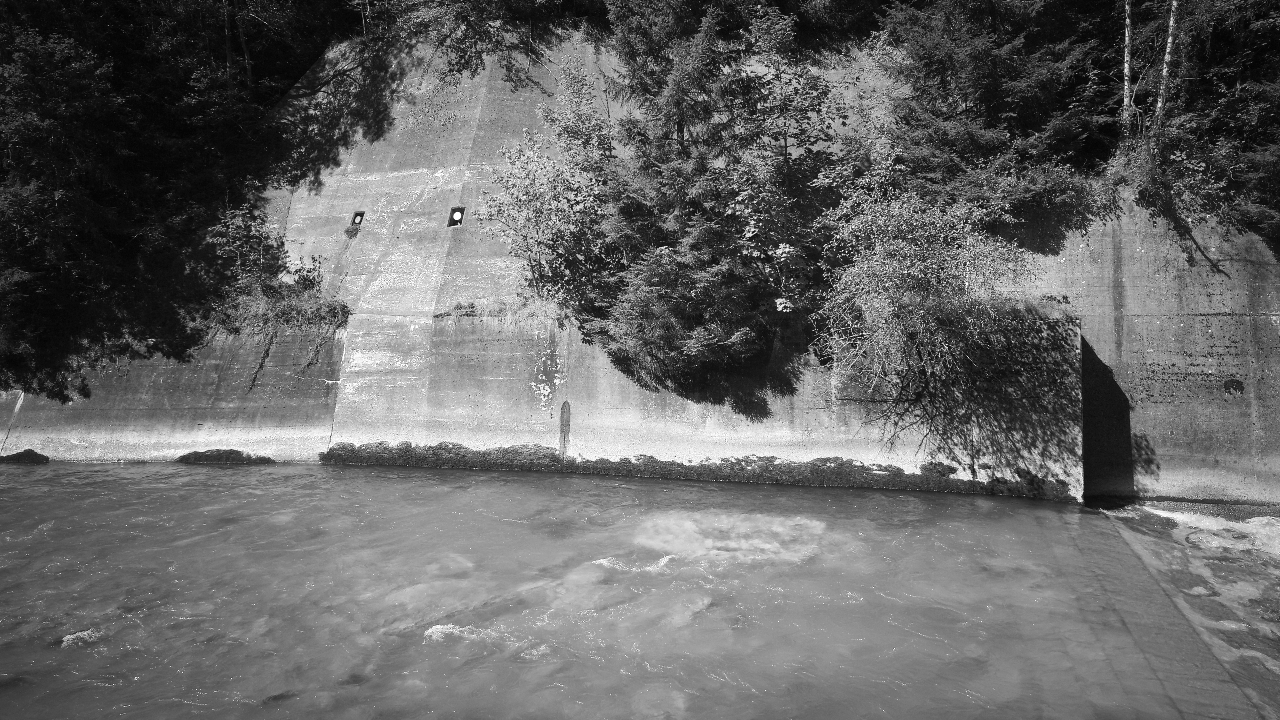
#> input picture 1/fig.png, 1280 x 720 px, found by its file name
$ jupyter execute --allow-errors Relazione.ipynb
#> lines starting #> are read from the running program, lines starting #| are printed output that depends on the picture
# Relazione – Laboratori di Data Science (Algebra Lineare)

Questa relazione raccoglie lo svolgimento degli esercizi del **Foglio 3 – Algebra Lineare**
del corso di Data Science (Laurea in Fisica, Alma Mater Studiorum – Università di Bologna,
a.a. 2025/2026).

Per tutto il codice, si rimanda alla repository GitHub:
🔗 [Laboratori-Data-Science](https://github.com/CetrioloRiick/Laboratori-Data-Science.git)

## Esercizio 1

Il codice svolge i seguenti passaggi principali:

- Effettua una **query** su material Materials Project, dove vengono richiesti tutti i composti binari, con i campi `FIELDS` di interesse
- Divide i dati tra le variabili X e Y, nella prima un array di dati, ogni dato è un array con le 10 features; nella seconda l'array di band gap .
- Le 2 variabili vengono salvate su file tramite la libreria **pickle** per evitare di ripetere il download ad ogni run del programma.
- X e Y vengono divisi nei dataset di train (70%) e di test (30%) tramite la funzione `train_test_split` di **scikit-learn**.
- Tramite un metodo di `pandas.DataFrame` .

**Nota:** nel calcolo degli autovalori la parte immaginaria viene troncata in quanto "piccola", nel caso questo non avvenisse matplotlib segnalerebbe il casting di quest'ultima non sapendola rappressentare sul piano

[cell 1]
import numpy as np
import matplotlib.pyplot as plt

A = np.array([[-1, 1], [-1, -1]], dtype=float)

eigvals, P = np.linalg.eig(A)
inv_P = np.linalg.inv(P)

t = np.linspace(0, 5, 200)

E_list = []
for ti in t:
    Dti = np.diag(np.exp(eigvals * ti))
    Eti = P @ Dti @ inv_P
    Eti = np.real_if_close(Eti)
    E_list.append(Eti)

E = np.stack(E_list, axis=0)

fig, ax = plt.subplots(4, 1, figsize=(7, 10), sharex=True)

labels = ["(1,1)", "(1,2)", "(2,1)", "(2,2)"]
indices = [(0, 0), (0, 1), (1, 0), (1, 1)]

for i, (row, col) in enumerate(indices):
    ax[i].plot(t, E[:, row, col], label=f"Elemento {labels[i]}")
    ax[i].legend(loc="best")
    ax[i].grid(True)
    ax[i].set_ylabel(f"{labels[i]}")

ax[-1].set_xlabel("t")
fig.suptitle("Elementi della matrice $e^{At}$", fontsize=14)
plt.tight_layout(rect=[0, 0, 1, 0.97])
plt.show()
#> figure, not shown here; panel 4: curve peaks at x = 0, y = 1

print("Autovalori:", eigvals)
print("Autovettori (colonne di P):\n", P)

### 1b

Il codice svolge i seguenti passaggi principali:

- Si definisce un insieme di dimensioni delle matrici `N` da 3 a 200.
- Per ogni `n`, si creano `s=100` matrici quadrate con elementi gaussiani di deviazione `sigma=1.0`.
- Si calcolano gli autovalori complessi di ciascuna matrice con
- Gli autovalori vengono normalizzati dividendo parte reale e immaginaria per `√n`.
- Si ottiene così la distribuzione scalata degli autovalori, utile per confronti tra dimensioni diverse.
- Per ogni valore di `n`, si produce un grafico degli autovalori nel piano complesso.

**Nota:** Se non si dividono gli autovalori per `√n` questi tenderanno a crescere con la dimensione della matrice, per evitare questo problema bisogna cambiare il sigma della gaussiana in modo che diventi più piccolo all'aumentare di n: `sigma=1/n`

[cell 2]
import numpy as np
import matplotlib.pyplot as plt

N = np.linspace(3, 200, 4, dtype=int)
s = 100
sigma = 1.0
matrices_list = [np.random.normal(0.0, sigma, size=(s, n, n)) for n in N]

eigvals_list = [np.linalg.eigvals(mat) for mat in matrices_list]

eigvals_scaled = [
    (eig.real / np.sqrt(n), eig.imag / np.sqrt(n)) for n, eig in zip(N, eigvals_list)
]

for n, (x, y) in zip(N, eigvals_scaled):
    plt.figure(figsize=(3, 3))
    plt.scatter(x, y, color="blue", marker="x", s=10, alpha=0.6)
    plt.axhline(0, color="black", linewidth=0.8)
    plt.axvline(0, color="black", linewidth=0.8)
    plt.xlabel("Parte reale")
    plt.ylabel("Parte immaginaria")
    plt.title(f"Autovalori normalizzati - Matrice {n}×{n}")
    plt.grid(True, linestyle="--", alpha=0.5)
    plt.tight_layout()

plt.show()
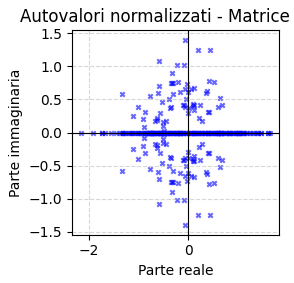
#> figure drawn by matplotlib, 1 panel
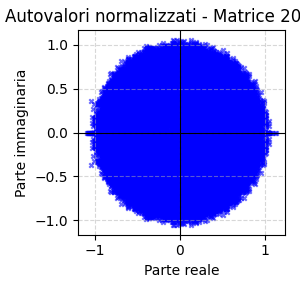
#> figure drawn by matplotlib, 1 panel

### 1c

Il codice svolge i seguenti passaggi principali:

- Utilizzando i metodi della librerua ase, si apre il file `dataset.xyz`
- Si calcola il centro di massa per ogni molecola, torna comoda la funzione `average` per la media pesata.
- Per ogni molecola si calcola il momento di inerzia, si salvano nella lista I.
- Si trovano gli autovalori di I.
- Vengono salvati e ordinati i momenti di inerzia principali nella lista `eigvals`.
- Si classifica la geometria di ogni molecola e si memorizzano i risultati in un dizionario.

[cell 3]
from ase import Atoms
from ase.io import write, read
import numpy as np


def calc_diag_val(x: np.ndarray, y: np.ndarray, m: np.ndarray) -> float:
    return np.sum(m * (np.square(x) + np.square(y)))


def calc_off_val(x: np.ndarray, y: np.ndarray, m: np.ndarray) -> float:
    return -np.sum(m * x * y)


def classify_eigs(vals: np.ndarray, atol: float = 1.0) -> str:
    a, b, c = vals
    if np.isclose(a, b, atol=atol) and np.isclose(b, c, atol=atol):
        return "Sferica"
    if np.isclose(a, b, atol=atol) and b < c:
        return "Oblata"
    if a < b and np.isclose(b, c, atol=atol):
        return "Prolata"
    if a < b < c:
        return "Asimmetrica"
    return "Asimmetrica"


#> (the rest of this cell did not finish here and is left out)

## Esercizio 2

### 2a

Il codice analizza come variano autovalori e valori singolari di una matrice quasi triangolare al variare di un piccolo parametro epsilon.
Quando epsilon = 0 la matrice risulta degenere, con autovalori nulli e non definiti in modo stabile, mentre i valori singolari restano ben determinati e positivi.
Al crescere (in valore assoluto) di epsilon, gli autovalori si separano e assumono valori complessi con moduli differenti, mostrando una forte sensibilità alla perturbazione.
Questo evidenzia come gli autovalori dipendano in modo discontinuo da piccole variazioni della matrice, mentre i valori singolari, legati alla norma e quindi sempre reali e non negativi, risultano più stabili numericamente.

[cell 4]
import numpy as np
import matplotlib.pyplot as plt

epsilon_range = np.linspace(-2e-5, 2e-5, 21)

#> (the rest of this cell did not finish here and is left out)

### 2c

Come si osserva dal grafico delle energie cumulative, intorno all’indice 150 è già conservata oltre la metà dell’energia totale. Scendendo sotto tale soglia, la perdita di informazione diventa rapidamente evidente, con immagini sempre più sgranate e prive di dettaglio.
Il codice ricostruisce progressivamente la matrice dell’immagine utilizzando un numero crescente di valori singolari r, mostrando in ciascun subplot la versione compressa corrispondente.
Si nota come, aumentando r, la qualità visiva migliori in modo non lineare: i primi autovalori catturano le strutture principali dell’immagine, mentre i successivi aggiungono solo dettagli fini.
Questo conferma che la decomposizione SVD consente una compressione efficace, mantenendo gran parte dell’informazione visiva con un numero ridotto di componenti.

[cell 5]
import numpy as np
import matplotlib.pyplot as plt
import matplotlib.image as mpimg


def rgb2gray(rgb):
    return np.dot(rgb[..., :3], [0.2989, 0.5870, 0.1140])


img = mpimg.imread("fig.png")
#> img is the input picture: shape (720, 1280, 4) float32; mean R, G, B, A 0.402, 0.402, 0.402, 1
X = rgb2gray(img)
plt.imshow(X, cmap="gray", vmin=0, vmax=1)

# SINGULAR VALUES
U, S, Vh = np.linalg.svd(X, full_matrices=True)
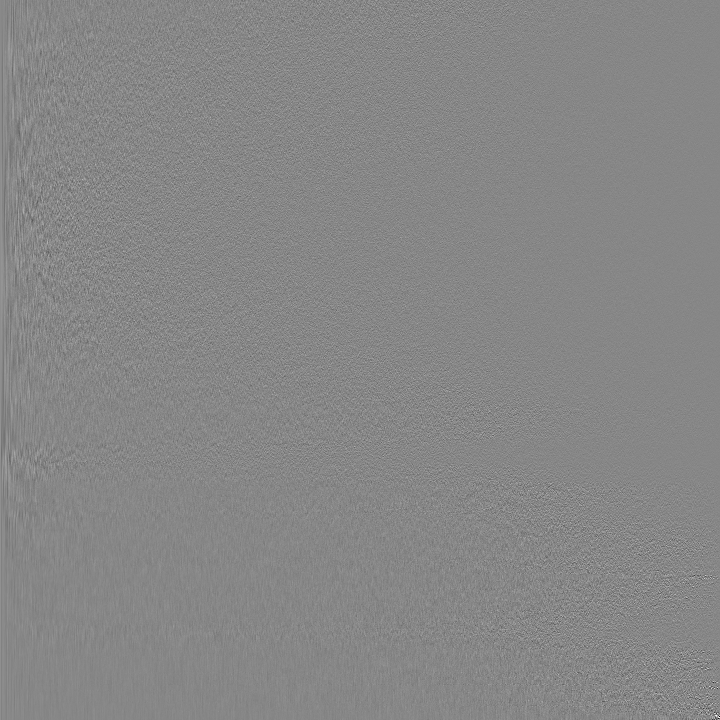
#> U: shape (720, 720) float64; min -0.644, max 0.572, mean 6.28e-05; drawn with min black and max white
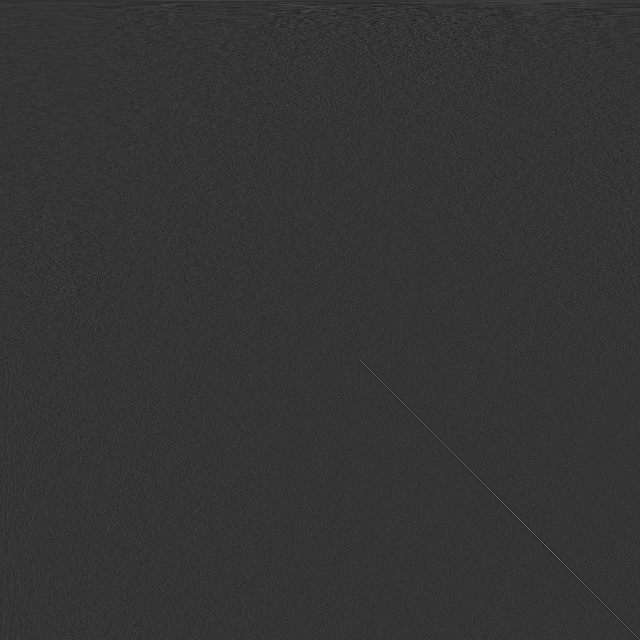
#> Vh: shape (1280, 1280) float64 (shown at 1/2 size); min -0.177, max 0.677, mean 2.3e-05; drawn with min black and max white
#> S = 720 values, max 415.6 at index 0, min 0.218 at index 719, mean 3.92
fig, ax = plt.subplots()
ax.set_xlabel("index")
ax.set_ylabel("singular values")
plt.semilogy()
ax.plot(S, lw=2)

# CUMULATIVE ENERGY
CumEn = np.cumsum(S) / np.sum(S)
#> CumEn = 720 values from 0.147 to 1
fig, ax = plt.subplots()
ax.set_xlabel("index")
ax.set_ylabel("Cumulative Energy")
ax.set_ylim([0, 1.1])
ax.plot(CumEn, lw=2)

# COMPRESSED IMAGE
R = np.linspace(5, 150, 6, dtype=int)
fig, axes = plt.subplots(2, 3, figsize=(12, 8))
axes = axes.ravel()

for i, r in enumerate(R):
    U_tilde = U[:, :r]
    S_tilde = S[:r]
    Vh_tilde = Vh[:r, :]

    X_tilde = U_tilde @ np.diag(S_tilde) @ Vh_tilde

    axes[i].imshow(X_tilde, cmap="gray", vmin=0, vmax=1)
    axes[i].set_title(f"r = {r}")
    axes[i].axis("off")
#> this loop made 6 passes
#> S_tilde on pass 1: [415.6, 85.79, 59.41, 49.64, 32.07]
#> pass 1, `X_tilde = U_tilde @ np.diag(S_tilde) @ Vh_tilde`:
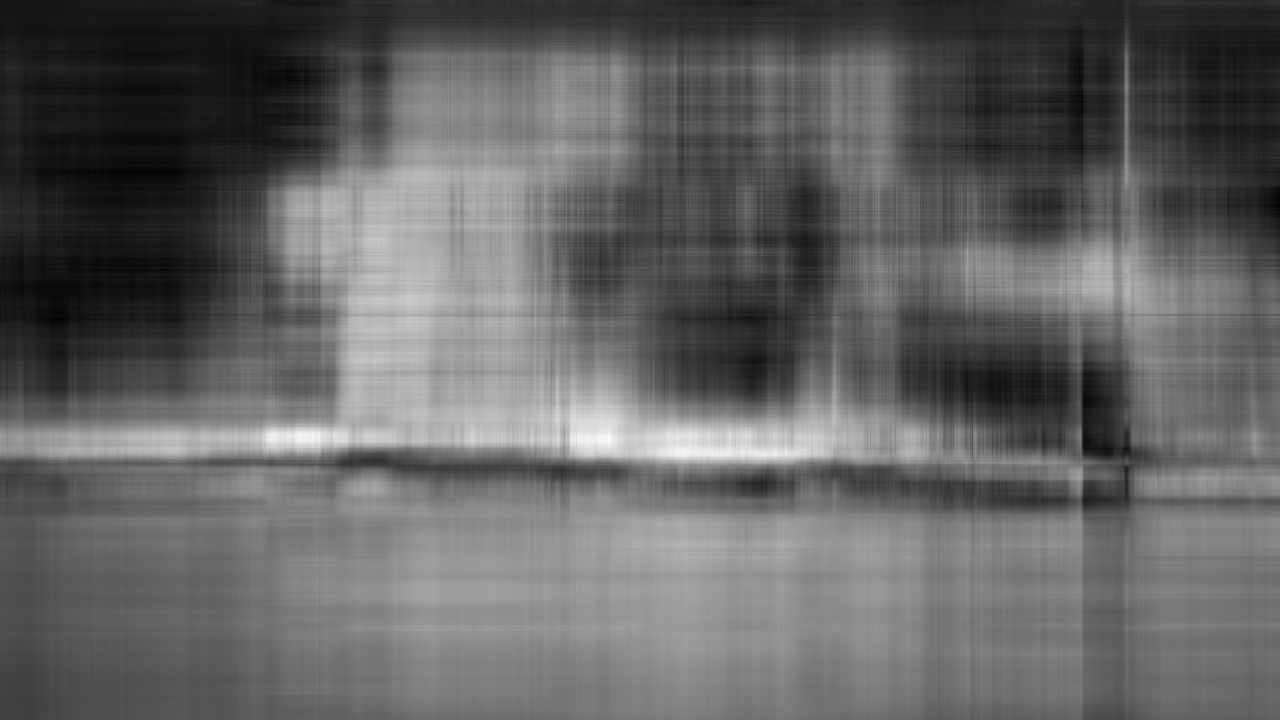
#> X_tilde: shape (720, 1280) float64; min -0.0347, max 1.09, mean 0.402; drawn with min black and max white
#> pass 2, `X_tilde = U_tilde @ np.diag(S_tilde) @ Vh_tilde`:
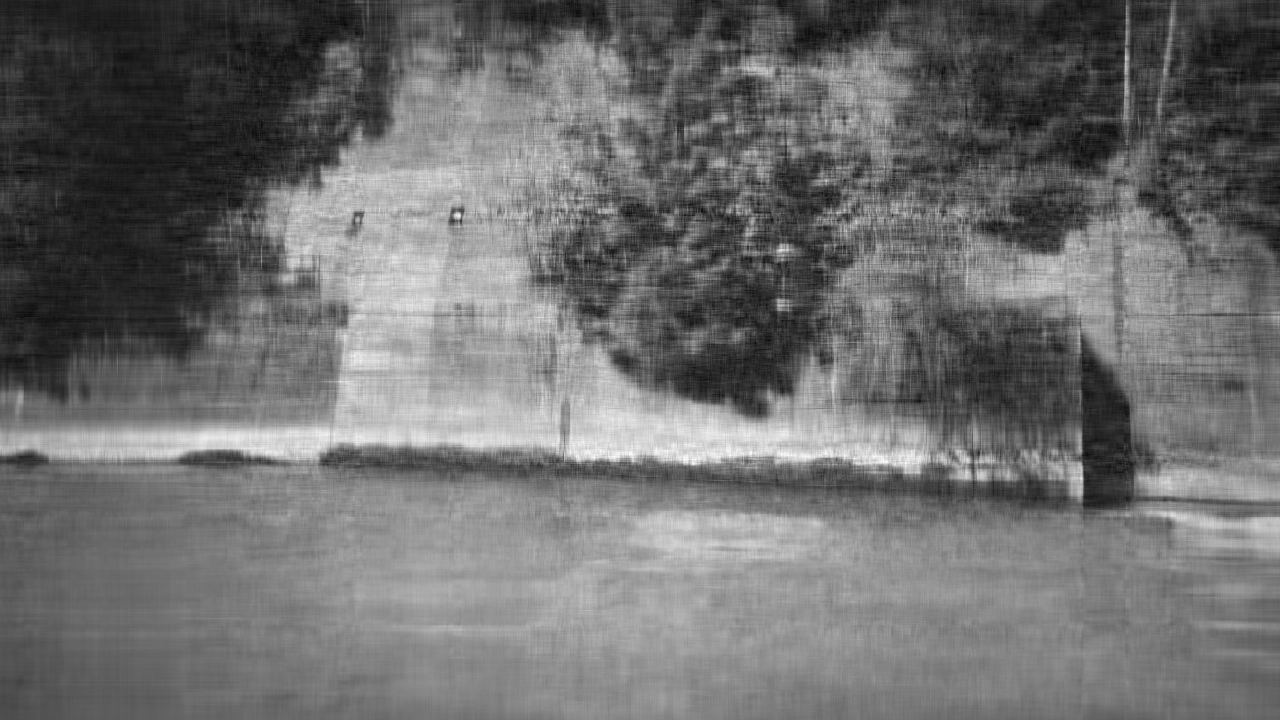
#> X_tilde: shape (720, 1280) float64; min -0.0982, max 1.06, mean 0.402; drawn with min black and max white

plt.tight_layout()
plt.show()
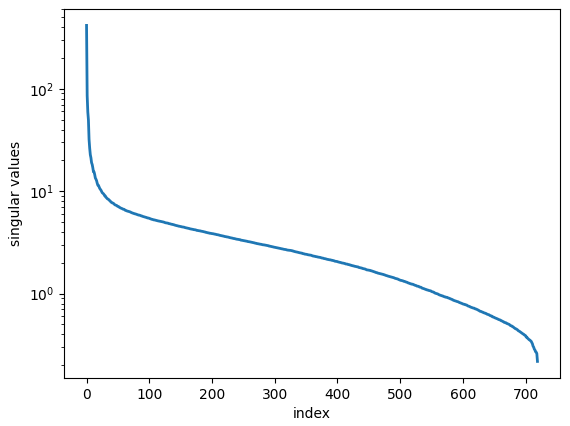
#> figure drawn by matplotlib, 1 panel; curve peaks at x = 0, y = 415.6
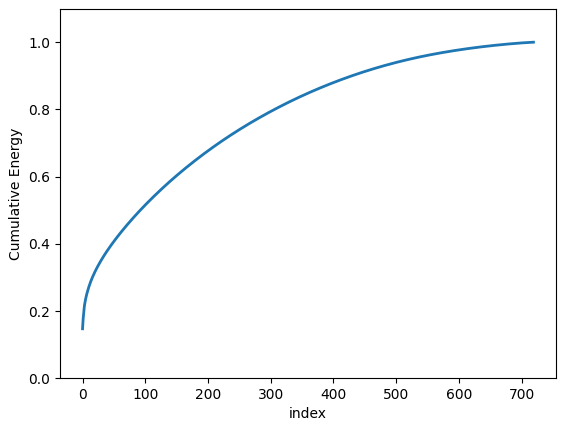
#> figure drawn by matplotlib, 1 panel; curve peaks at x = 719, y = 1
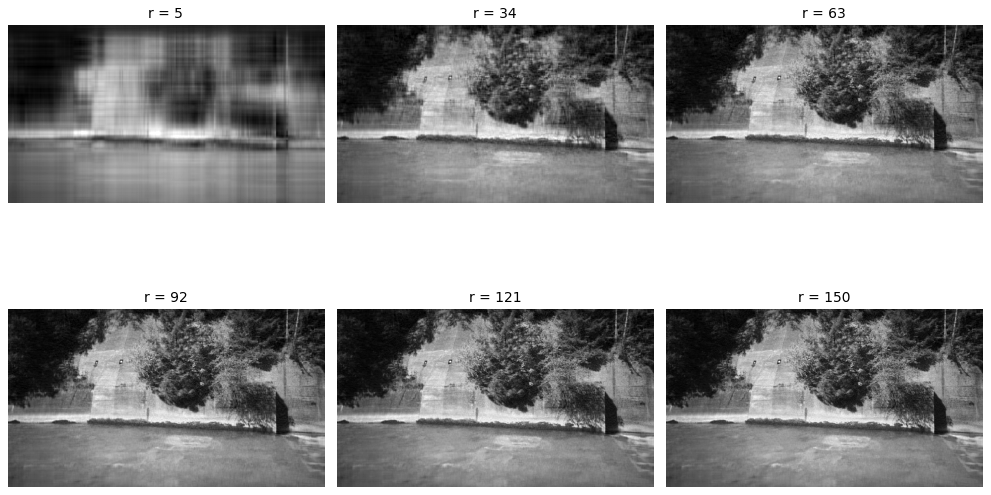
#> figure drawn by matplotlib, 6 panels
